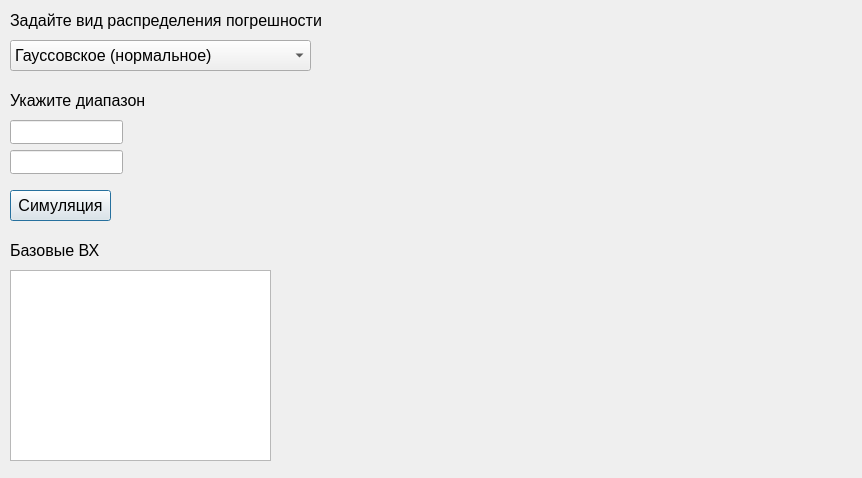
<?xml version="1.0" encoding="UTF-8"?>
<ui version="4.0">
 <class>Simulation</class>
 <widget class="QDialog" name="Simulation">
  <property name="geometry">
   <rect>
    <x>0</x>
    <y>0</y>
    <width>862</width>
    <height>478</height>
   </rect>
  </property>
  <property name="windowTitle">
   <string>Dialog</string>
  </property>
  <widget class="QComboBox" name="comboBox">
   <property name="geometry">
    <rect>
     <x>10</x>
     <y>40</y>
     <width>301</width>
     <height>31</height>
    </rect>
   </property>
   <property name="font">
    <font>
     <pointsize>12</pointsize>
    </font>
   </property>
   <item>
    <property name="text">
     <string>Гауссовское (нормальное)</string>
    </property>
   </item>
   <item>
    <property name="text">
     <string>Показательное (экспоненциальное)</string>
    </property>
   </item>
   <item>
    <property name="text">
     <string>Пуассона</string>
    </property>
   </item>
  </widget>
  <widget class="QLabel" name="label">
   <property name="geometry">
    <rect>
     <x>10</x>
     <y>10</y>
     <width>311</width>
     <height>21</height>
    </rect>
   </property>
   <property name="font">
    <font>
     <pointsize>12</pointsize>
    </font>
   </property>
   <property name="text">
    <string>Задайте вид распределения погрешности:</string>
   </property>
  </widget>
  <widget class="QPushButton" name="pushButton">
   <property name="geometry">
    <rect>
     <x>10</x>
     <y>190</y>
     <width>101</width>
     <height>31</height>
    </rect>
   </property>
   <property name="font">
    <font>
     <pointsize>12</pointsize>
    </font>
   </property>
   <property name="text">
    <string>Симуляция</string>
   </property>
  </widget>
  <widget class="QLineEdit" name="lineEdit">
   <property name="geometry">
    <rect>
     <x>10</x>
     <y>120</y>
     <width>113</width>
     <height>24</height>
    </rect>
   </property>
  </widget>
  <widget class="QLabel" name="label_2">
   <property name="geometry">
    <rect>
     <x>10</x>
     <y>90</y>
     <width>181</width>
     <height>21</height>
    </rect>
   </property>
   <property name="font">
    <font>
     <pointsize>12</pointsize>
    </font>
   </property>
   <property name="text">
    <string>Укажите диапазон</string>
   </property>
  </widget>
  <widget class="QLineEdit" name="lineEdit_2">
   <property name="geometry">
    <rect>
     <x>10</x>
     <y>150</y>
     <width>113</width>
     <height>24</height>
    </rect>
   </property>
  </widget>
  <widget class="QPlainTextEdit" name="Summary">
   <property name="geometry">
    <rect>
     <x>10</x>
     <y>270</y>
     <width>261</width>
     <height>191</height>
    </rect>
   </property>
  </widget>
  <widget class="QLabel" name="label_3">
   <property name="geometry">
    <rect>
     <x>10</x>
     <y>240</y>
     <width>131</width>
     <height>21</height>
    </rect>
   </property>
   <property name="font">
    <font>
     <pointsize>12</pointsize>
    </font>
   </property>
   <property name="text">
    <string>Базовые ВХ</string>
   </property>
  </widget>
 </widget>
 <resources/>
 <connections/>
</ui>
